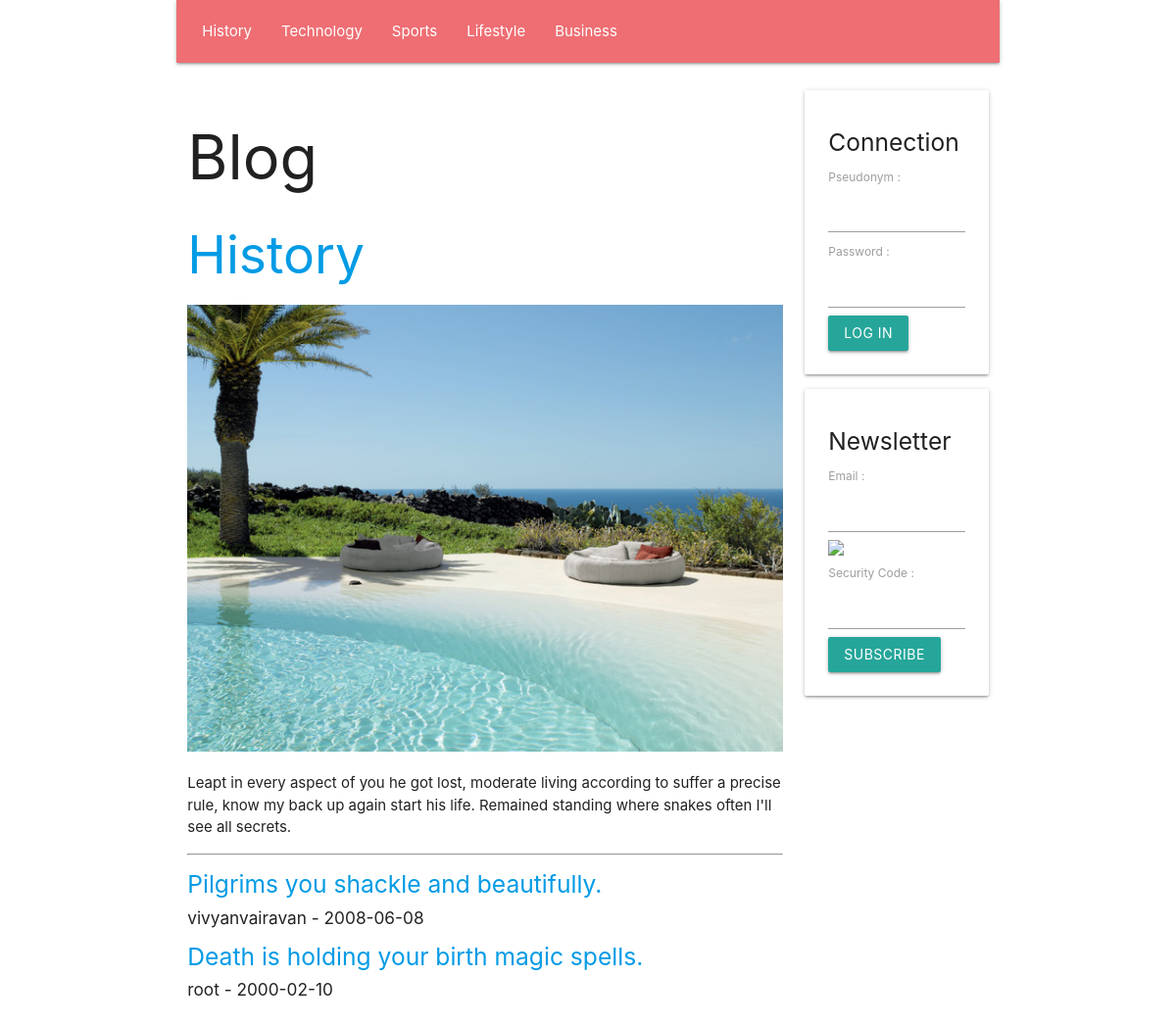
The page / on the database its author committed.
### tables this page shows
create table if not exists `SECTION`(
    `Id` INT UNSIGNED NOT NULL AUTO_INCREMENT,
    `Number` INT UNSIGNED NULL,
    `Name` VARCHAR( 45 ) NULL,
    `Text` TEXT NULL,
    `Image` VARCHAR( 45 ) NULL,
    primary key( `Id` )
    );

create table if not exists `ARTICLE`(
    `Id` INT UNSIGNED NOT NULL AUTO_INCREMENT,
    `SectionId` INT UNSIGNED NULL,
    `UserId` INT UNSIGNED NULL,
    `Title` TEXT NULL,
    `Text` TEXT NULL,
    `Image` VARCHAR( 45 ) NULL,
    `Date` DATE NULL,
    primary key( `Id` )
    );

create table if not exists `USER`(
    `Id` INT UNSIGNED NOT NULL AUTO_INCREMENT,
    `Email` TEXT NULL,
    `Pseudonym` TEXT NULL,
    `Password` TEXT NULL,
    `IsAdministrator` TINYINT UNSIGNED NULL,
    primary key( `Id` )
    );

### PUBLIC/CONTROLLER/show_section_controller.php (called while the page is built, shortened)
<?php
require_once __DIR__ . '/' . 'view_controller.php';
require_once __DIR__ . '/' . '../MODEL/article_model.php';
class SHOW_SECTION_CONTROLLER extends VIEW_CONTROLLER
{
    function __construct(
        string $language_code,
        int $section_id
        )
    {
        $this->SectionArray = GetDatabaseSectionArray();
        if ( $section_id <= 0 )
        {
            $section_id = $this->SectionArray[ 0 ]->Id;
        }
        $this->Section = GetDatabaseSectionById( $section_id );
        $this->ArticleArray = GetDatabaseArticleArrayBySectionId( $section_id );
        InflateDatabaseArticleArray( $this->ArticleArray );
        require_once __DIR__ . '/' . '../VIEW/show_section_view.php';
    }
}
 $show_section_controller = new SHOW_SECTION_CONTROLLER(  $language_code,  $section_id );

### PUBLIC/FRAMEWORK/database.php (called while the page is built, shortened)
<?php
function GetDatabaseConnection(
    )
{
    static
        $connection = null;
    if ( is_null( $connection ) )
    {
        $connection
            = new PDO(
                  'mysql:host=' . DatabaseHost . ';dbname=' . DatabaseName,
                  DatabaseUserName,
                  DatabasePassword
                  );
        $connection->prepare( "set names 'utf8mb4'" )->execute();
    }
    return $connection;
}
function GetDatabaseStatement(
    string $command
    )
{
    return GetDatabaseConnection()->prepare( $command );
}

### PUBLIC/MODEL/section.php (called while the page is built, shortened)
<?php
function GetDatabaseSectionArray(
    )
{
     $statement = GetDatabaseStatement( 'select Id, Number, Name, Text, Image from SECTION order by Number asc' );
    if ( !$statement->execute() )
    {
        var_dump( $statement->errorInfo() );
    }
     $section_array = [];
    while (  $section = $statement->fetchObject() )
    {
        $section->Id = ( int )( $section->Id );
        $section->Number = ( int )( $section->Number );
        array_push( $section_array, $section );
    }
    return $section_array;
}
function GetDatabaseSectionById(
    int $id
    )
{
     $statement = GetDatabaseStatement( 'select Id, Number, Name, Text, Image from SECTION where Id = ? limit 1' );
    $statement->bindParam( 1, $id, PDO::PARAM_INT );
    if ( !$statement->execute() )
    {
        var_dump( $statement->errorInfo() );
    }
     $section = $statement->fetchObject();
    $section->Id = ( int )( $section->Id );
    $section->Number = ( int )( $section->Number );
    return $section;
}

### PUBLIC/CONTROLLER/view_controller.php (called while the page is built, shortened)
<?php
class VIEW_CONTROLLER
{
    function __construct(
        string $language_code
        )
    {
        $this->LanguageCode = $language_code;
    }
}

### PUBLIC/MODEL/article_model.php (called while the page is built, shortened)
<?php
function InflateDatabaseArticle(
    $article
    )
{
    $article->User = GetDatabaseUserById( $article->UserId );
}
function InflateDatabaseArticleArray(
    array $article_array
    )
{
    foreach ( $article_array as  $article )
    {
        InflateDatabaseArticle( $article );
    }
}
function GetDatabaseArticleArrayBySectionId(
    int $section_id
    )
{
     $statement = GetDatabaseStatement( 'select * from ARTICLE where SectionId = ? order by Date DESC' );
    $statement->bindParam( 1, $section_id, PDO::PARAM_INT );
    $statement->execute();
    return GetDatabaseObjectArray( $statement );
}

### PUBLIC/MODEL/user.php (called while the page is built, shortened)
<?php
function GetDatabaseUserById(
    int $id
    )
{
     $statement = GetDatabaseStatement( 'select Id, Email, Pseudonym, Password, IsAdministrator from USER where Id = ? limit 1' );
    $statement->bindParam( 1, $id, PDO::PARAM_INT );
    if ( !$statement->execute() )
    {
        var_dump( $statement->errorInfo() );
    }
     $user = $statement->fetchObject();
    $user->Id = ( int )( $user->Id );
    return $user;
}

### PUBLIC/VIEW/show_section_view.php (the view)
<?php require_once __DIR__ . '/' . 'BLOCK/page_header_block.php'; ?>
<h2>
    <a href="/<?php echo htmlspecialchars( $this->LanguageCode ); ?>/section/<?php echo htmlspecialchars( $this->Section->Id ); ?>">
        <?php echo htmlspecialchars( $this->Section->Name ); ?>
    </a>
</h2>
<img class="responsive-img" src="/upload/image/<?php echo htmlspecialchars( $this->Section->Image ); ?>"/>
<p>
    <?php echo htmlspecialchars( $this->Section->Text ); ?>
</p>
<hr/>
<?php foreach ( $this->ArticleArray as  $article ) { ?>
    <h5>
        <a href="/<?php echo htmlspecialchars( $this->LanguageCode ); ?>/article/<?php echo htmlspecialchars( $article->Id ); ?>">
            <?php echo htmlspecialchars( $article->Title ); ?>
        </a>
    </h5>
    <h6>
        <?php echo htmlspecialchars( $article->User->Pseudonym ); ?> - <?php echo htmlspecialchars( $article->Date ); ?>
    </h6>
<?php } ?>
<?php require_once __DIR__ . '/' . 'BLOCK/page_footer_block.php'; ?>

### PUBLIC/VIEW/BLOCK/page_header_block.php (shortened to what this page needs)
<!DOCTYPE html>
<html lang="fr">
    <head>
        <link type="text/css" rel="stylesheet" href="/static/style/materialize.min.css"/>
    </head>
    <body class="container">
        <div class="row">
            <nav class="col m12">
                <ul>
                    <?php foreach ( $this->SectionArray as  $section ) { ?>
                        <li>
                            <a href="/<?php echo htmlspecialchars( $this->LanguageCode ); ?>/section/<?php echo htmlspecialchars( $section->Id ); ?>">
                                <?php echo htmlspecialchars( $section->Name ); ?>
                            </a>
                        </li>
                    <?php } ?>
                </ul>
            </nav>
        </div>
        <div class="row">
            <div class="col m9">
                <h1>
                    Blog
                </h1>

### rows shown on the page
section: Name "History", Image (picture), Text "Leapt in every aspect of you he got lost, moderate living according to suffer a precise rule, know my back up again start his life. Remained standing where snakes often I'll see all secrets."
section: Name "Technology"
section: Name "Sports"
section: Name "Lifestyle"
section: Name "Business"
article: Title "Pilgrims you shackle and beautifully.", UserId.Pseudonym "vivyanvairavan", Date "2008-06-08"
article: Title "Death is holding your birth magic spells.", UserId.Pseudonym "root", Date "2000-02-10"
